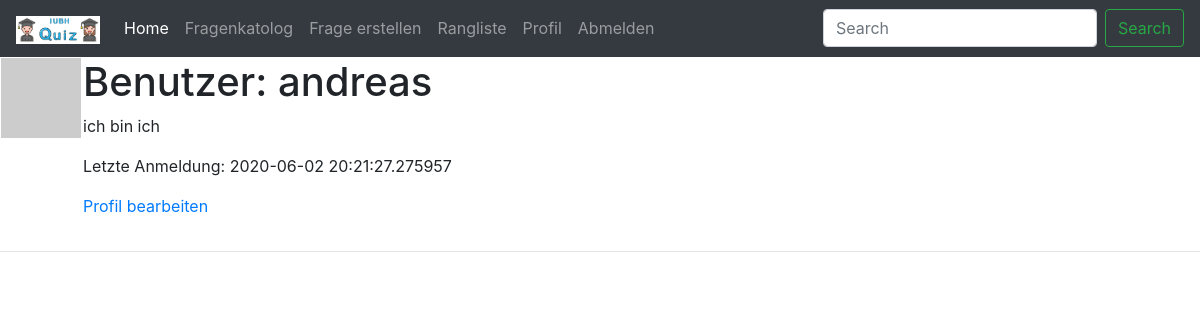
The app's page /user/andreas (signed in), older data.
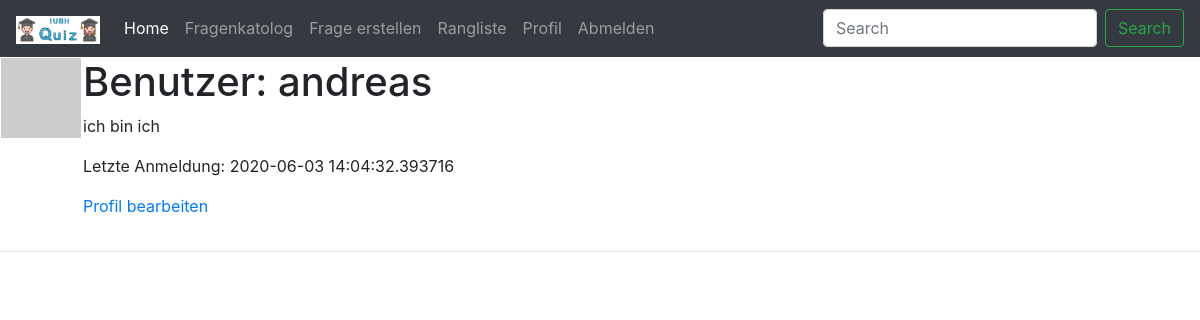
The same page, newer data.
### app/models.py (models this page shows, shortened)
class User(UserMixin, db.Model):
    id = db.Column(db.Integer, primary_key=True)
    username = db.Column(db.String(64), index=True, unique=True)
    email = db.Column(db.String(120), index=True, unique=True)
    password_hash = db.Column(db.String(128))
    about_me = db.Column(db.String(140))
    last_seen = db.Column(db.DateTime, default=datetime.utcnow)
    def avatar(self, size):
        digest = md5(self.email.lower().encode('utf-8')).hexdigest()
        return f'https://www.gravatar.com/avatar/{digest}?d=identicon&s={size}'

### app/routes.py (the view)
@app.route('/user/<username>')
@login_required
def user(username):
    user = User.query.filter_by(username=username).first_or_404()
    return render_template('user.html', user=user)

### app/models.py (called while the page is built)
@login.user_loader
def load_user(id):
    return User.query.get(int(id))

### app/routes.py (called while the page is built)
@app.before_request
def before_request():
    if current_user.is_authenticated:
        current_user.last_seen = datetime.utcnow()
        db.session.commit()

### app/templates/user.html
{% extends "base.html" %}
{% block content %}
    <table>
        <tr valign="top">
            <td><img src="{{ user.avatar(80) }}"></td>
            <td>
                <h1>Benutzer: {{ user.username }}</h1>
                {% if user.about_me %}<p>{{ user.about_me }}</p>{% endif %}
                {% if user.last_seen %}<p>Letzte Anmeldung: {{ user.last_seen }}</p>{% endif %}
                {% if user == current_user %}
                <p><a href="{{ url_for('edit_profile') }}">Profil bearbeiten</a></p>
                {% endif %}
            </td>
        </tr>
    </table>
    <hr>
{% endblock %}

### app/templates/base.html (shortened to what this page needs)
<!DOCTYPE html>
<html>
    <head>
        <link rel="stylesheet" href="{{ url_for('static', filename='/css/styles.css') }}" />
        <link rel="stylesheet" href="https://maxcdn.bootstrapcdn.com/bootstrap/4.0.0/css/bootstrap.min.css">
    </head>
    <body>
        <header>
            <nav class="navbar navbar-expand-lg bg-dark navbar-dark">
                <a class="navbar-brand" href="#"><img height="28" alt="Logo" src={{ url_for('static', filename='/img/brand.png') }} /></a>
            <div class="collapse navbar-collapse" id="navbarSupportedContent">
                <ul class="navbar-nav mr-auto">
                    <li class="nav-item active">
                        <a class="nav-link" href="{{ url_for('index') }}">Home <span class="sr-only">(current)</span></a>
                    </li>
                    <li class="nav-item">
                        <a class="nav-link" href="#">Fragenkatolog</a>
                    </li>
                    <li class="nav-item">
                        <a class="nav-link" href="#">Frage erstellen</a>
                    </li>
                    <li class="nav-item">
                        <a class="nav-link" href="#">Rangliste</a>
                    </li>
                    {% if current_user.is_anonymous %}
                    <li class="nav-item">
                        <a class="nav-link" href="{{ url_for('login') }}">Anmelden</a>
                    </li>
                    {% else %}
                    <li class="nav-item">
                        <a class="nav-link" href="{{ url_for('user', username=current_user.username) }}">Profil</a>
                    </li>
                    <li class="nav-item">
                        <a class="nav-link" href="{{ url_for('logout') }}">Abmelden</a>
                    </li>
                    {% endif %}
                </ul>
                <form class="form-inline my-2 my-lg-0">
                    <input class="form-control mr-sm-2" type="search" placeholder="Search" aria-label="Search">
                    <button class="btn btn-outline-success my-2 my-sm-0" type="submit">Search</button>
                </form>
            </div>
            </nav>
        </header>
        {% block content %} {% endblock %}
    </body>
</html>

### app/static/css/styles.css (style rules this page uses)
body { background: aqua; }

Row changes from the older to the newer data that the page shows:
changed User "andreas": last_seen "2020-06-02 20:21:27.275957" → "2020-06-03 14:04:32.393716"
